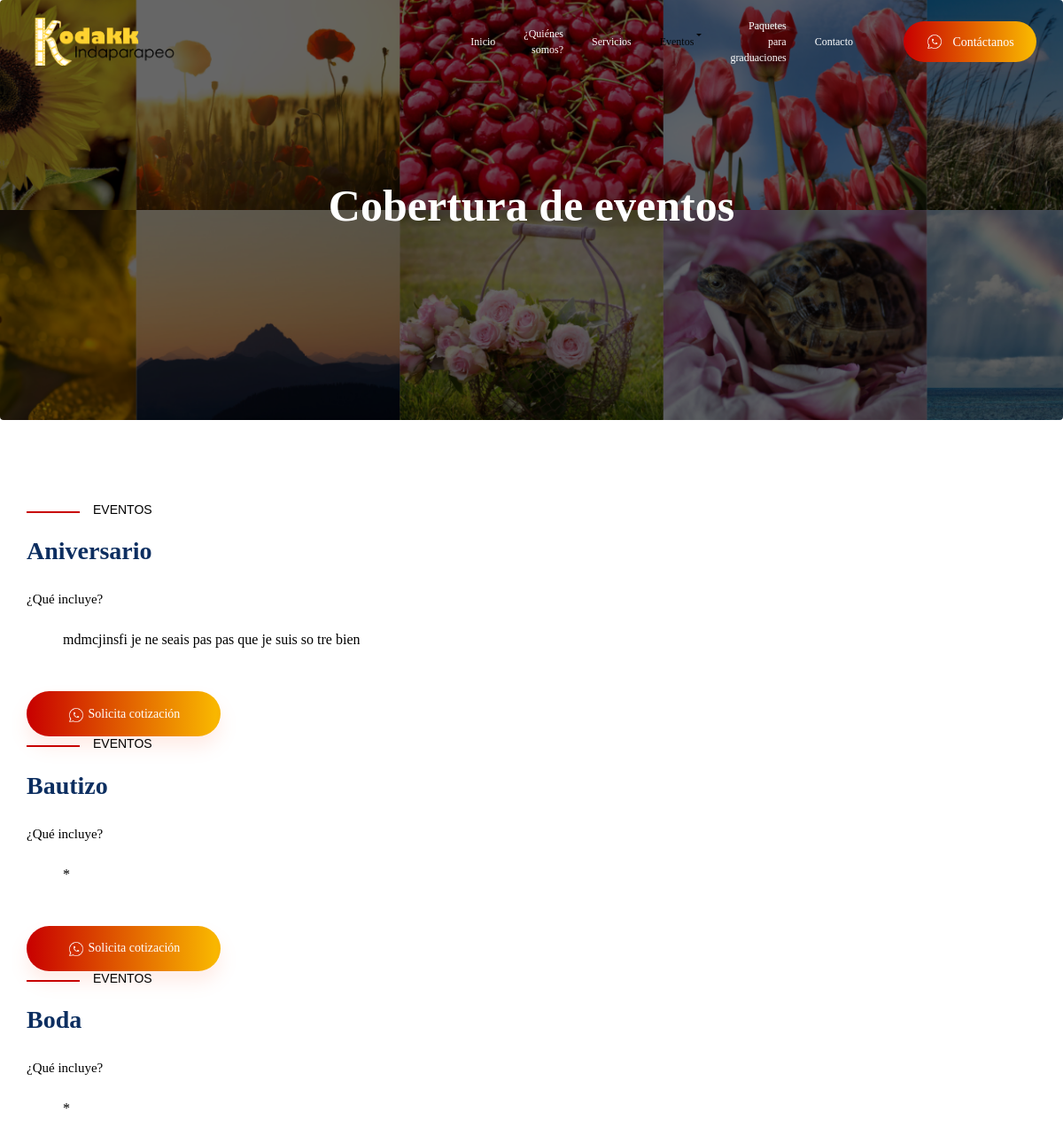
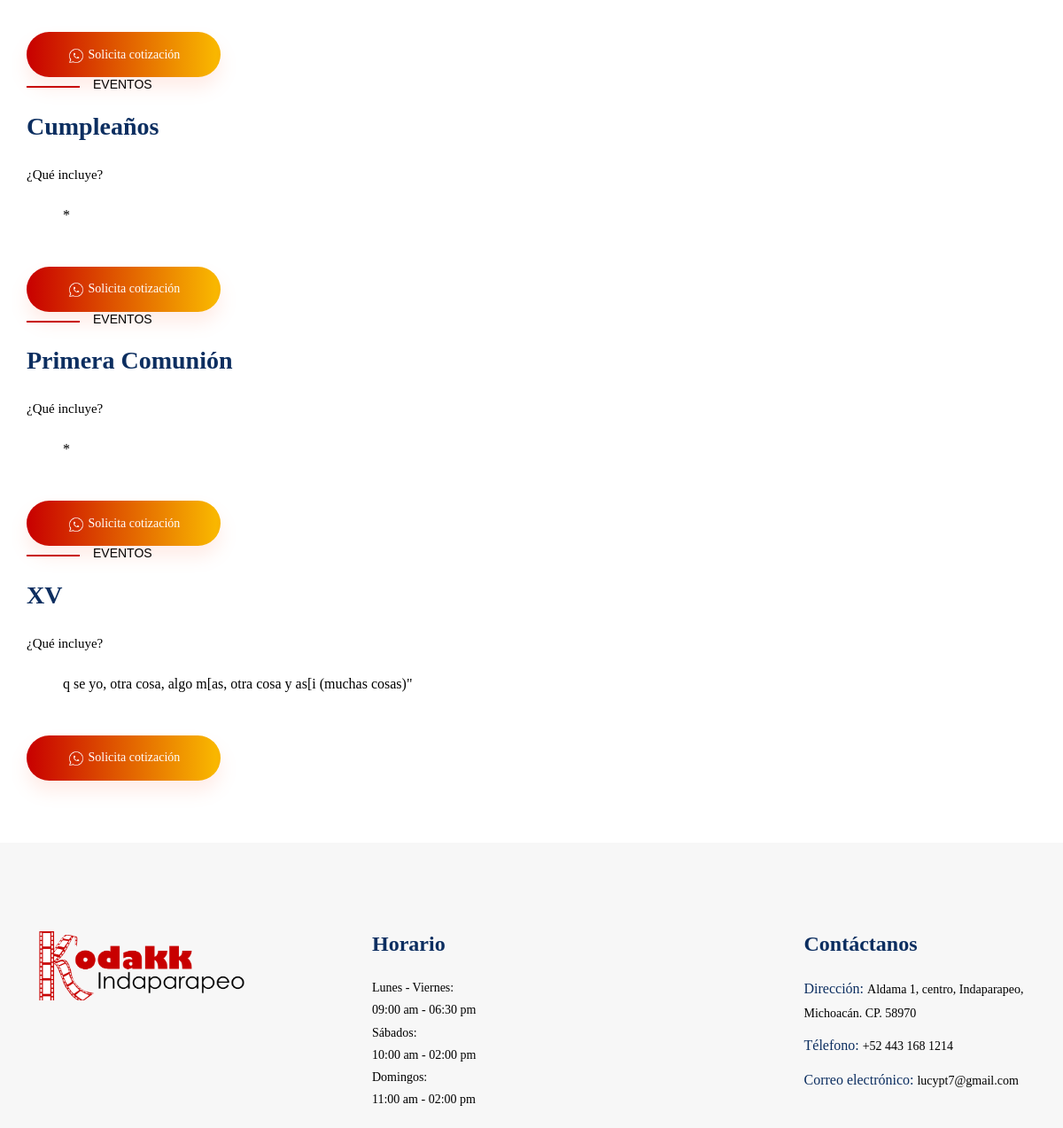
Page /evento on the committed database (2 pictures, top to bottom).
### sitio/models.py (models this page shows, shortened)
class eventop(models.Model):
    id= models.AutoField(primary_key=True)
    nombre=models.CharField(max_length=90)
    contenido= models.TextField()
    caption=models.TextField(verbose_name="Descripcion")
    generalidades=models.TextField()
    imagen= models.ImageField(blank=True)
    pronombre = models.CharField(default='')
    created=models.DateTimeField(auto_now=False, auto_now_add=True)
    updated=models.DateTimeField( auto_now=True, auto_now_add=False)
    class Meta:
        verbose_name='Evento'
        verbose_name_plural='Eventos'
        ordering = ['nombre']

### sitio/views.py (the view)
# urls.py: path('evento',views.evento, name='evento'),
def evento(request):
    modelo_estructure= eventop.objects.all()
    return render(request, "sitio/evento.html", {'modelo_estructure':modelo_estructure})

### sitio/templates/sitio/evento.html (shortened to what this page needs)
{% extends "sitio/estructure.html" %}
{% load static %}
{% block contenido %}
<p style="color:white"> {% block name %}Cobertura de eventos{% endblock name %}<p>
    <section class="advance_feature learning_part">
        <div class="container">
            {% for eventop in modelo_estructure %}
            <div class="row align-items-sm-center align-items-xl-stretch"  id="{{eventop.nombre}}">
                <div class="col-md-6 col-lg-6" >
                    <div class="learning_member_text">
                        <h5 style="color:black">EVENTOS</h5>
                        <h2>{{eventop.nombre}}</h2>
                        <p>¿Qué incluye? </p>
                        <ul>
                            <li style="font-size:16px"> {{eventop.contenido}}</li>
                        </ul>
                        <a class="btn_1" href="https://wa.me/5214431681214?text={{eventop.generalidades}}">  <img src="{% static 'sitio/img/whatsappicon.png'%}" width="20" height="20"> Solicita cotización</a>
                    </div>
                </div>
                <div class="col-lg-6 col-md-6">
                </div>
            </div>
            {% endfor %}
        </div>
    </section>
{% endblock contenido %}

### sitio/templates/sitio/estructure.html (shortened to what this page needs)
<!DOCTYPE html>
<html lang="es">
<head>
    {% load static %}
    <link rel="stylesheet" href="{% static 'sitio/css/bootstrap.min.css' %}">
    <link rel="stylesheet" href="{% static 'sitio/css/animate.css' %}" >
     <link rel="stylesheet" href="{% static 'sitio/css/aos.css' %}">
      <link rel="stylesheet" href="{% static 'sitio/css/nice-select.css' %}">
    <link rel="stylesheet" href="{% static 'sitio/css/owl.carousel.min.css' %}" >
    <link rel="stylesheet" href="{% static 'sitio/css/flaticon.css' %}">
    <link rel="stylesheet" href="{% static 'sitio/css/slick.css' %}">
    <link rel="stylesheet" href="{% static 'sitio/css/style.css' %}">
    <link rel="stylesheet" href="{% static 'sitio/css/swiper.min.css' %}">
</head>
<body>
      <header class="main_menu single_page_menu">
        <div class="container">
            <div class="row align-items-center">
                <div class="col-lg-12">
                    <nav class="navbar navbar-expand-lg navbar-light">
                        {% block logoindex %}
                        <a class="navbar-brand logo_1" href="{% url 'index' %}"> <img id="logoindex" src="{% static "sitio/img/logo_2.png"%}" width="40%" height="40%" alt="logo"> </a>
                        {% endblock logoindex%}
                        <div class="collapse navbar-collapse main-menu-item justify-content-end"
                            id="navbarSupportedContent">
                            <ul class="navbar-nav align-items-center">
                                <li class="nav-item">
                                    <a id="index" class="nav-link" href="{% url 'index' %}">Inicio</a>
                                </li>
                                <li class="nav-item">
                                  <a id="about"  class="nav-link" href="{% url 'about' %}">¿Quiénes somos?</a>
                                </li>
                                <li class="nav-item">
                                    <a id="servicio"  class="nav-link" href="{% url 'Servicios' %}">Servicios</a>
                                </li>
                                <li class="nav-item dropdown">
                                    <a id="evento" class="nav-link dropdown-toggle justify-content-between d-flex" href="{%url 'evento'%}" id="navbarDropdown" role="button"  aria-haspopup="true" aria-expanded="false">
                                        Eventos
                                    </a>
                                </li>
                                <li class="nav-item">
                                    <a id="graduaciones" class="nav-link" href="{%url 'graduaciones'%}">Paquetes para graduaciones</a>
                                </li>
                                <li class="nav-item">
                                    <a id="contacto" class="nav-link" href="{%url 'contacto'%}">Contacto</a>
                                </li>
                                <li class="d-none d-lg-block ">
                                    <a class="btn_1 d-block wts-btn" href="https://wa.me/5214431681214"> <img class='img-nav' src="{% static 'sitio/img/whatsappicon.png'%}" align="center" width="20" height="20"> Contáctanos</a>
                                </li>
                            </ul>
                        </div>
                    </nav>
                </div>
            </div>
        </div>
    </header>
    {%block pan%}
    <section class="breadcrumb breadcrumb_bg">
        <div class="container">
            <div class="row">
                <div class="col-lg-12">
                    <div class="breadcrumb_iner text-center">
                        <div class="breadcrumb_iner_item">
                            <h2>{% block name %}{% endblock name %}</h2>
                        </div>
                    </div>
                </div>
            </div>
        </div>
    </section>
    {%endblock pan%}
  {% block contenido %}
  {%endblock contenido%}
    <footer class="footer-area">
        <div class="container">
            <div class="row justify-content-between">
                <div class="col-sm-6 col-md-4 col-xl-3">
                    <div class="single-footer-widget footer_1">
                        <a href="{% url 'index' %}"> <img src="{% static 'sitio/img/logo.png'%}" alt="Logotipito extentido, KODAK Digital Indaparapeo"> </a>
                    </div>
                </div>
                <div class="col-sm-6 col-md-4 col-xl-4">
                    <div class="single-footer-widget footer_2">
                        <h4> Horario </h4>
                        <p>Lunes - Viernes: <br> 09:00 am - 06:30 pm <br> Sábados: <br> 10:00 am - 02:00 pm <br> Domingos: <br> 11:00 am - 02:00 pm</p>
                      </div>
                </div>
                <div class="col-xl-3 col-sm-6 col-md-4">
                    <div class="single-footer-widget footer_2">
                        <h4>Contáctanos</h4>
                        <div class="contact_info">
                            <p><span> Dirección: </span> Aldama 1, centro, Indaparapeo, Michoacán.  CP. 58970</p>
                            <p><span> Télefono: </span> +52 443 168 1214</p>
                            <p><span> Correo electrónico: </span>lucypt7@gmail.com</p>
                        </div>
                    </div>
                </div>
            </div>
        </div>
    </footer>
    </body>
</html>

### rows in the picture
eventop: nombre "Aniversario", contenido "mdmcjinsfi je ne seais pas pas que je suis so tre bien"
eventop: nombre "Bautizo", contenido "*"
eventop: nombre "Boda", contenido "*"
eventop: nombre "Cumpleaños", contenido "*"
eventop: nombre "Primera Comunión", contenido "*"
eventop: nombre "XV", contenido "q se yo, otra cosa, algo m[as, otra cosa y as[i (muchas cosas)\""
